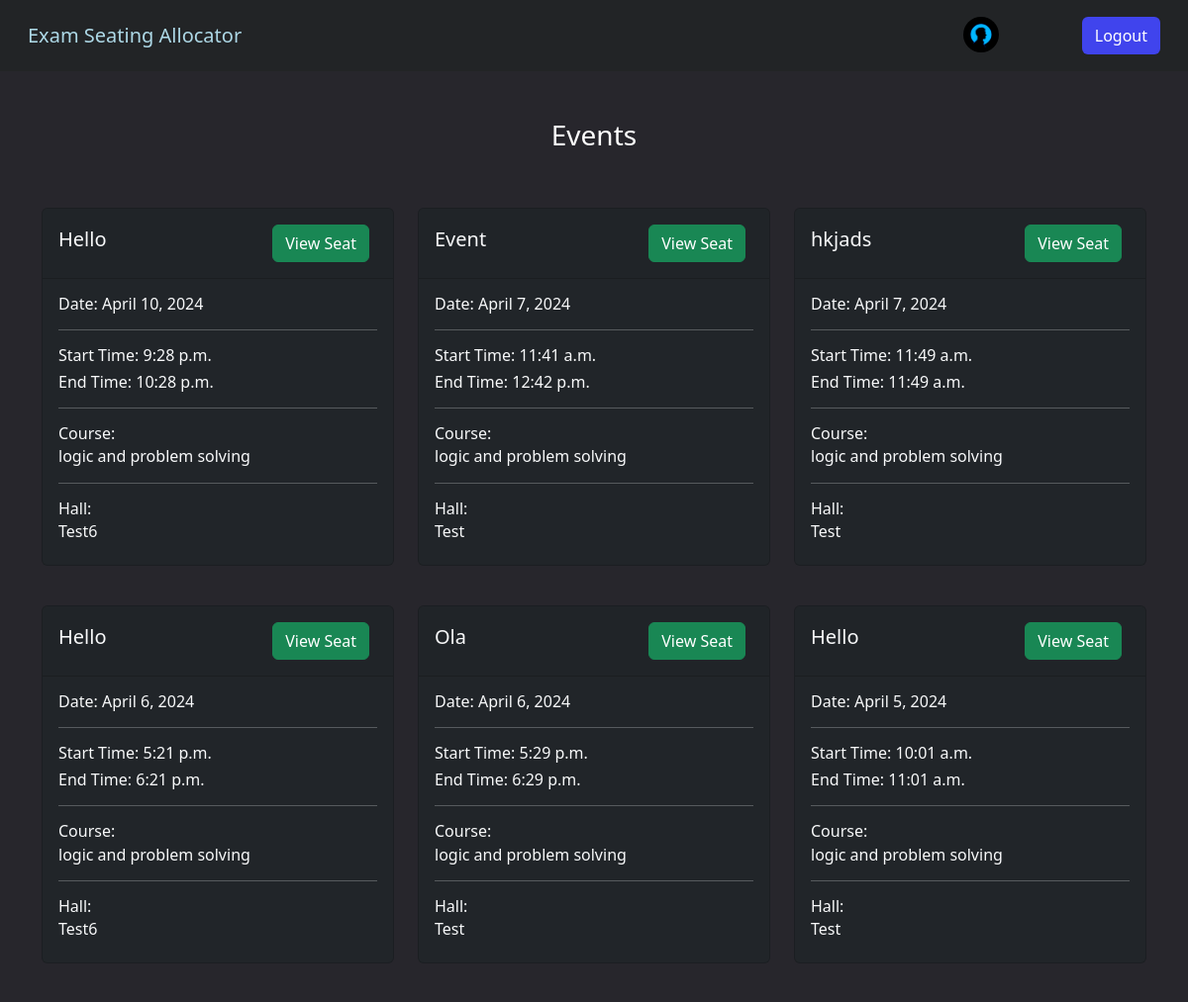
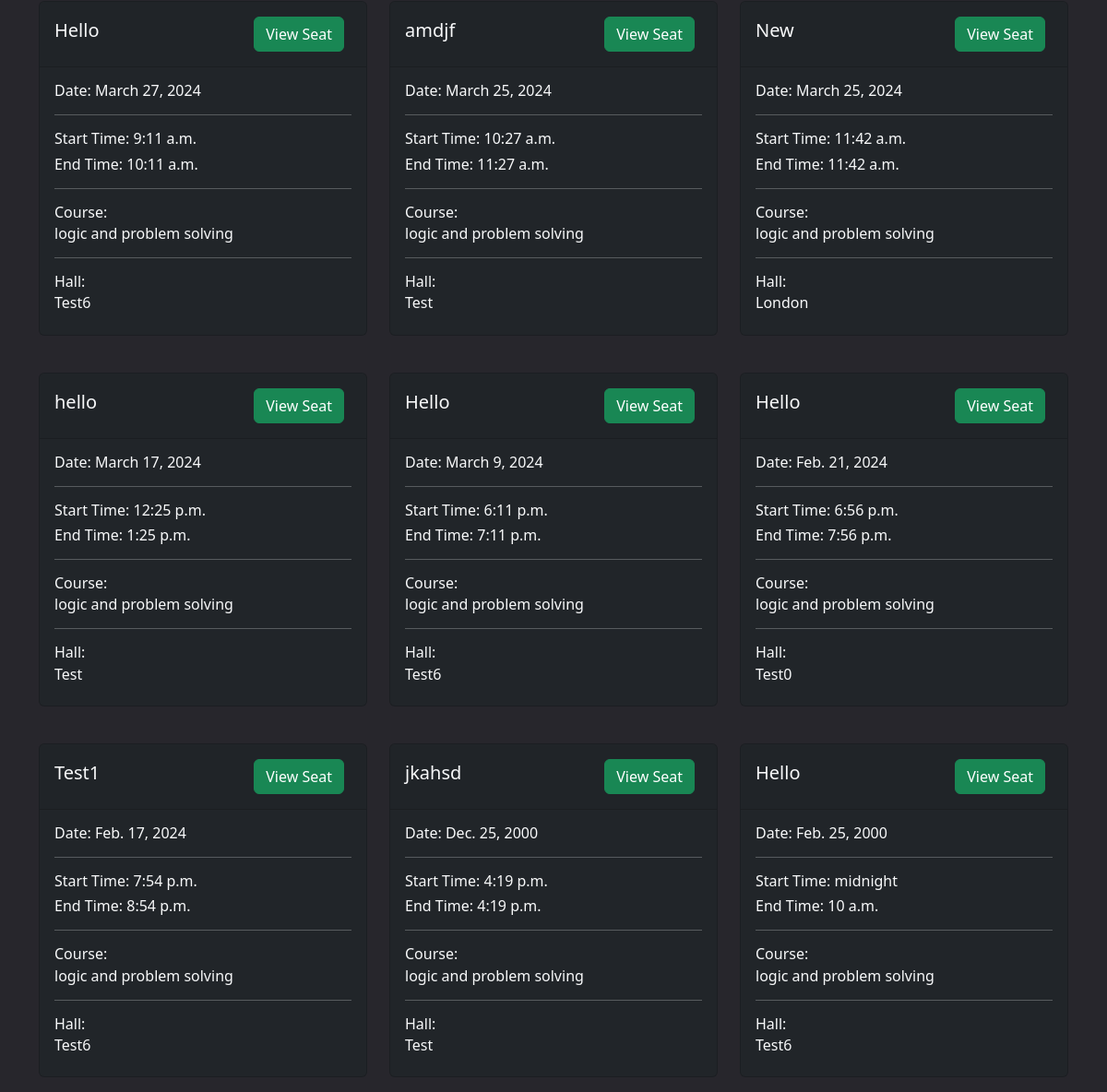
/student_events_view/ (signed in), run on the app's committed database (2 pictures, top to bottom).
### api/models.py (models this page shows)
class User(AbstractUser):
    user_type = models.CharField(max_length=20, choices=USER_TYPES)
    user_image = models.ImageField(
        upload_to="Users",
    )
    groups = models.ManyToManyField(Group, related_name="api_users")
    user_permissions = models.ManyToManyField(Permission, related_name="api_users")

class Event(models.Model):
    name = models.CharField(max_length=100, blank=True)
    date = models.DateField()
    start_time = models.TimeField()
    end_time = models.TimeField()

class EventCourses(models.Model):
    event = models.ForeignKey(
        Event, on_delete=models.CASCADE, related_name="eventcourse", blank=True
    )
    course = models.ForeignKey(
        Course, on_delete=models.CASCADE, related_name="event", blank=True
    )

class Course(models.Model):
    name = models.CharField(max_length=100)
    fieldofstudy = models.CharField(
        max_length=20, choices=FIELDOFSTUDY, default="computing"
    )
    year = models.CharField(max_length=20, choices=YEAR, default="first")
    semester = models.CharField(max_length=20, choices=SEMESTER, default="first")

class Hall(models.Model):
    name = models.CharField(max_length=100)
    rows = models.IntegerField()
    columns = models.IntegerField()
    noOfSeats = models.IntegerField(default=1)

### api/views.py (the view)
# urls.py: path("student_events_view/", student_events_view, name="student_events_view"),
@user_passes_test(is_student, login_url="login_page")
def student_events_view(request):
    user = request.user
    student = user.student
    allocations = Allocation.objects.filter(student=student).order_by(
        "-event__date", "event__start_time"
    )
    events = [allocation.event for allocation in allocations]
    courses = student.courses.all()
    events_with_halls = []
    for allocation in allocations:
        event = allocation.event
        seat = allocation.seat
        hall = seat.hall
        events_with_halls.append({"event": event, "hall": hall})
    context = {
        "homeurl": "student_home",
        "events": events,
        "events_with_halls": events_with_halls,
        "courses": courses,
    }
    return render(request, "viewEventsStudent.html", context)

### api/views.py (called while the page is built)
def is_student(user):
    return user.groups.filter(name="Students").exists()

### api/templates/viewEventsStudent.html (shortened to what this page needs)
{%extends "base.html"%} {%block start%} {% csrf_token %}
<div class="container mt-5">
  <div class="d-flex justify-content-center">
    <h3 style="color: white">Events</h3>
  </div>
  <br />
  <div class="row">
    {%for event in events%}
    <div class="col-md-4 mt-4">
      <div class="card mb-3 bg-dark text-light">
        <div
          class="card-header d-flex justify-content-between align-items-center"
        >
          <h5 class="card-title">{{ event.name }}</h5>
          <a
            href="/view_seat_allocations_student/{{ event.id }}"
            class="btn btn-success m-2"
            >View Seat</a
          >
        </div>
        <div class="card-body">
          <h6><span>Date:</span> {{ event.date }}</h6>
          <hr />
          <h6><span>Start Time:</span> {{ event.start_time }}</h6>
          <h6><span>End Time:</span> {{ event.end_time}}</h6>
          <hr />
          <h6>Course:</h6>
          {% for event_course in event.eventcourse.all %}
          {%for course in courses%}
          {%if event_course.course == course%}
          <h6 class="card-subtitle mb-2 text-light">
            {{ event_course.course.name }}
          </h6>
          {%endif%} {%endfor%} {% endfor %}
          <hr />
          <h6>Hall:</h6>
          {% for eventwithhall in events_with_halls %}
          {%if eventwithhall.event == event%}
          <h6 class="card-subtitle mb-2 text-light">
            {{eventwithhall.hall.name}}
          </h6>
          {%endif%} {%endfor%}
        </div>
      </div>
    </div>
    {%endfor%}
  </div>
</div>
{%endblock%}

### api/templates/base.html (shortened to what this page needs)
<!DOCTYPE html>
<html>
  <head>
    {% load static %}
    <link
      rel="stylesheet"
      type="text/css"
      href="{% static 'myapp/Styles/base' %}.css"
    />
    <link rel="stylesheet" href="https://maxcdn.bootstrapcdn.com/bootstrap/4.5.2/css/bootstrap.min.css">
    <link
      href="https://cdn.jsdelivr.net/npm/bootstrap@5.3.1/dist/css/bootstrap.min.css"
      rel="stylesheet"
    />
  </head>
  <body style="background-color:#27262C;">
    <nav class="navbar dark p-3 " style="background:#222426">
      <div class="container-fluid">
        <a href="{% if homeurl == "login_page" %} /
        {%else%}
        /{{homeurl}}/
        {%endif%}" class="navbar-brand" style="color:lightblue">Exam Seating Allocator</a>
        <form class="d-flex" role="search">
          {%if request.user.is_authenticated%}
              <a class="nav-link" href="/{{homeurl}}/" >
                  <img src="/media/{{user.user_image}}" alt="Profile Picture" class = "navProfile" >
              </a>
          <a href="/logout/" class="btn" style="background:#4044ED; color:white;" type="submit">Logout</a>
          {%endif%}
        </form>
      </div>
    </nav>
    {% block start %} {% endblock %}
  </body>
</html>

### static/myapp/Styles/base.css (style rules this page uses)
.navProfile { width: 36px; height: 36px; object-fit: cover; border-radius: 50%; margin-right: 20px; }
@media screen and (min-width: 777px) { .nav-link { padding: 18px 0; min-width: 120px; } }
@media screen and (min-width: 777px) { .navbar { padding: 0; } }

### data on the page
User: user_image (placeholder picture)
Event: name "Hello", date "April 10, 2024", start_time "9:28 p.m.", end_time "10:28 p.m.", hall.name "Test6"
EventCourses: course.name "logic and problem solving"
Event: name "Event", date "April 7, 2024", start_time "11:41 a.m.", end_time "12:42 p.m.", hall.name "Test"
EventCourses: course.name "logic and problem solving"
Event: name "hkjads", date "April 7, 2024", start_time "11:49 a.m.", end_time "11:49 a.m.", hall.name "Test"
EventCourses: course.name "logic and problem solving"
Event: name "Hello", date "April 6, 2024", start_time "5:21 p.m.", end_time "6:21 p.m.", hall.name "Test6"
EventCourses: course.name "logic and problem solving"
Event: name "Ola", date "April 6, 2024", start_time "5:29 p.m.", end_time "6:29 p.m.", hall.name "Test"
EventCourses: course.name "logic and problem solving"
Event: name "Hello", date "April 5, 2024", start_time "10:01 a.m.", end_time "11:01 a.m.", hall.name "Test"
EventCourses: course.name "logic and problem solving"
Event: name "Hello", date "March 27, 2024", start_time "9:11 a.m.", end_time "10:11 a.m.", hall.name "Test6"
EventCourses: course.name "logic and problem solving"
Event: name "amdjf", date "March 25, 2024", start_time "10:27 a.m.", end_time "11:27 a.m.", hall.name "Test"
EventCourses: course.name "logic and problem solving"
Event: name "New", date "March 25, 2024", start_time "11:42 a.m.", end_time "11:42 a.m.", hall.name "London"
EventCourses: course.name "logic and problem solving"
Event: name "hello", date "March 17, 2024", start_time "12:25 p.m.", end_time "1:25 p.m.", hall.name "Test"
EventCourses: course.name "logic and problem solving"
Event: name "Hello", date "March 9, 2024", start_time "6:11 p.m.", end_time "7:11 p.m.", hall.name "Test6"
EventCourses: course.name "logic and problem solving"
Event: name "Hello", date "Feb. 21, 2024", start_time "6:56 p.m.", end_time "7:56 p.m.", hall.name "Test0"
EventCourses: course.name "logic and problem solving"
Event: name "Test1", date "Feb. 17, 2024", start_time "7:54 p.m.", end_time "8:54 p.m.", hall.name "Test6"
EventCourses: course.name "logic and problem solving"
Event: name "jkahsd", date "Dec. 25, 2000", start_time "4:19 p.m.", end_time "4:19 p.m.", hall.name "Test"
EventCourses: course.name "logic and problem solving"
Event: name "Hello", date "Feb. 25, 2000", start_time "midnight", end_time "10 a.m.", hall.name "Test6"
EventCourses: course.name "logic and problem solving"
